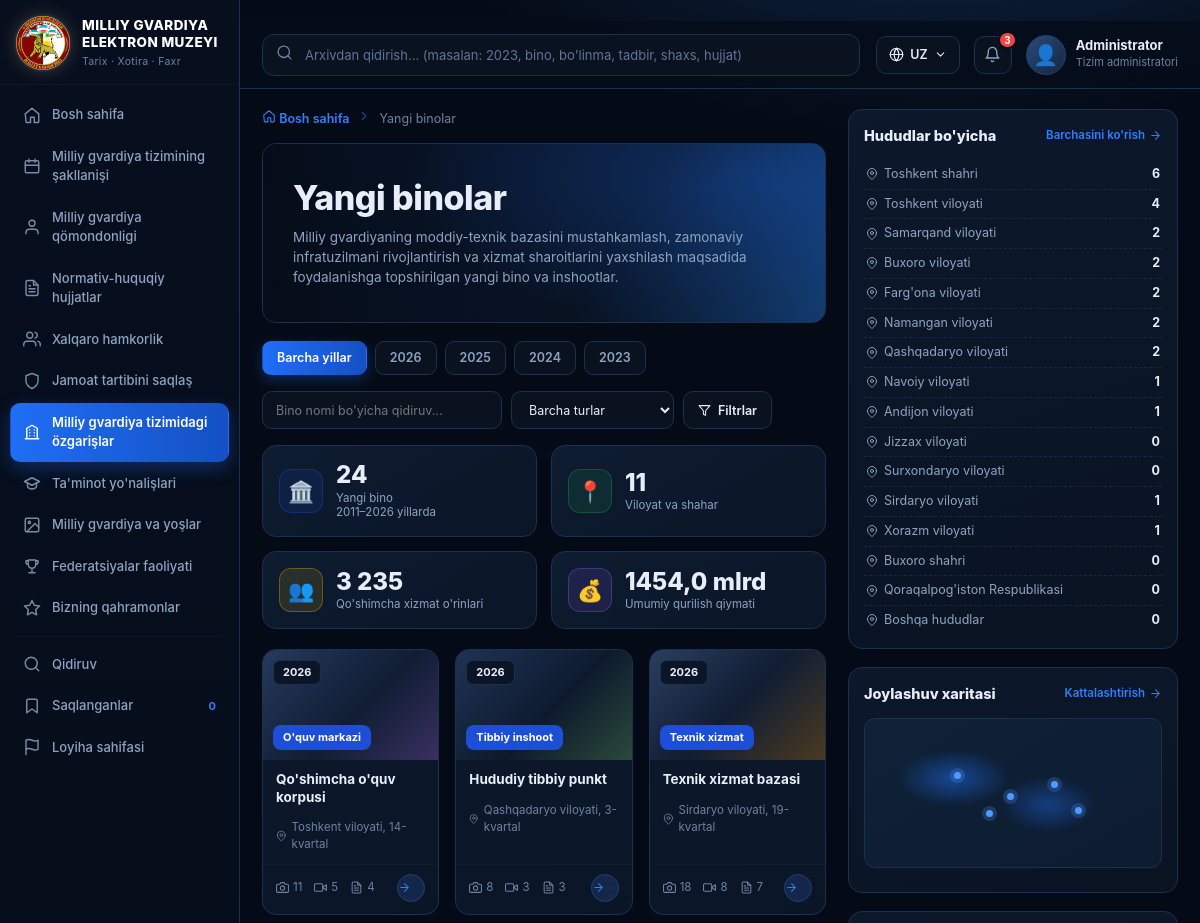
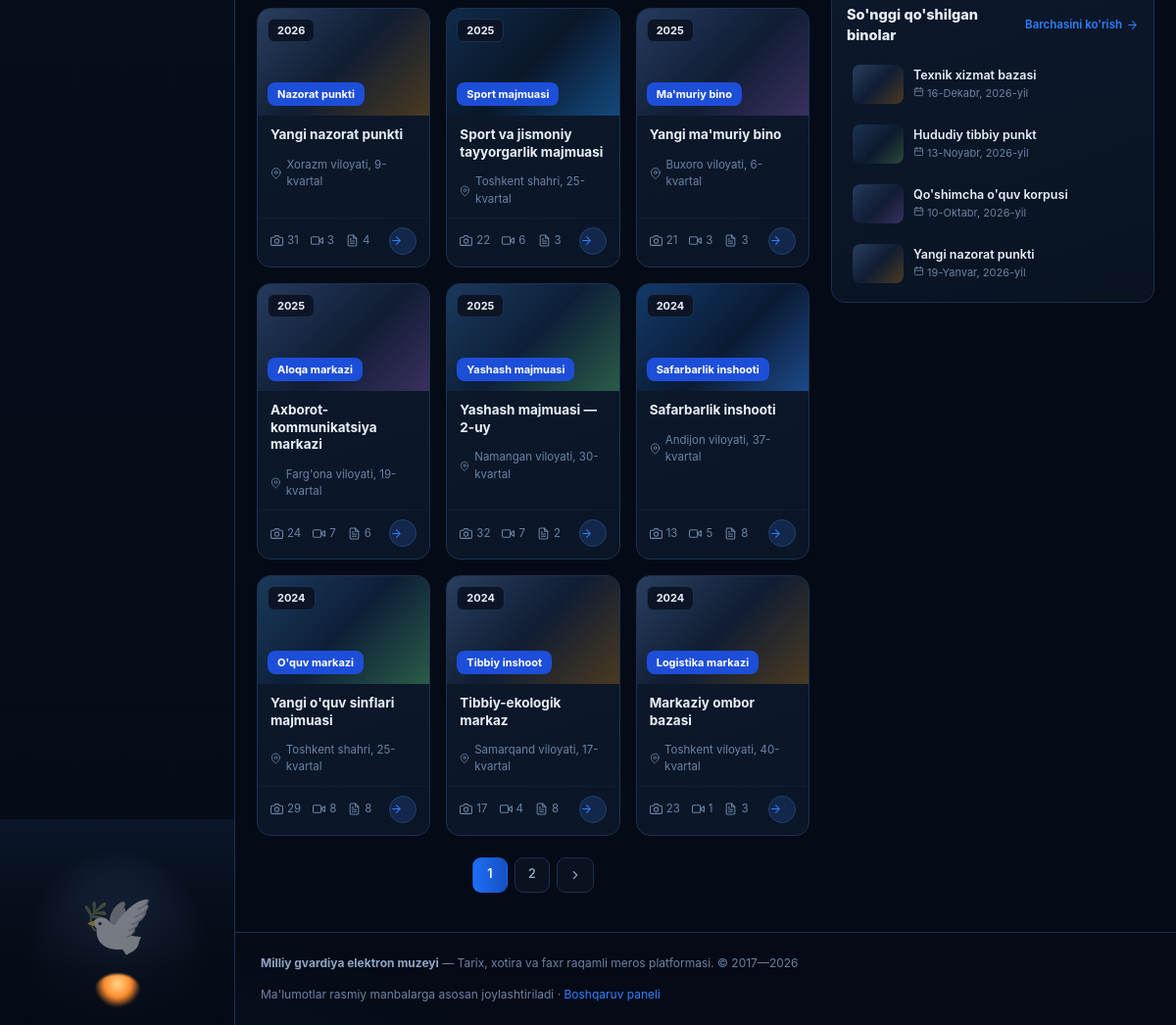
Screenshot of /binolar/ with the database file from the repository (2 pictures, top to bottom).
### core/models.py (models this page shows, shortened)
class TimeStampedModel(models.Model):
    created_at = models.DateTimeField("Yaratilgan sana", auto_now_add=True)
    updated_at = models.DateTimeField("Yangilangan sana", auto_now=True)
    class Meta:
        abstract = True

class Direction(TimeStampedModel):
    number = models.PositiveIntegerField("Raqam", unique=True)
    title = models.CharField("Nomi", max_length=255)
    description = models.TextField("Tavsif", blank=True)
    icon = models.CharField("Belgi (svg nomi)", max_length=40, default="star")
    url = models.CharField(
        "Havola (URL nomi)", max_length=100, blank=True, default="core:yonalishlar",
    )
    class Meta:
        verbose_name = "Yo'nalish"
        verbose_name_plural = "Yo'nalishlar"
        ordering = ["number"]

class Building(TimeStampedModel):
    BUILDING_TYPES = [
        ("mamuriy", "Ma'muriy bino"),
        ("quv_markaz", "O'quv markazi"),
        ("yashash", "Yashash majmuasi"),
        ("tibbiy", "Tibbiy inshoot"),
        ("bolinma", "Bo'linma binosi"),
        ("logistika", "Logistika markazi"),
        ("aloqa", "Aloqa markazi"),
        ("sport", "Sport majmuasi"),
        ("safarbarlik", "Safarbarlik inshooti"),
        ("nazorat", "Nazorat punkti"),
        ("texnik", "Texnik xizmat"),
    ]
    title = models.CharField("Bino nomi", max_length=255)
    slug = models.SlugField(max_length=280, unique=True, blank=True)
    building_type = models.CharField("Turi", max_length=40, choices=BUILDING_TYPES, default="mamuriy")
    year = models.PositiveIntegerField("Topshirilgan yil", default=2023)
    handover_date = models.DateField("Topshirilgan sana", null=True, blank=True)
    address = models.CharField("Manzil", max_length=255, blank=True)
    region = models.ForeignKey(
        Region, verbose_name="Hudud", on_delete=models.SET_NULL, null=True, blank=True,
        related_name="buildings",
    )
    department = models.ForeignKey(
        Department, verbose_name="Tegishli bo'linma", on_delete=models.SET_NULL,
        null=True, blank=True, related_name="buildings",
    )
    area_m2 = models.PositiveIntegerField("Bino maydoni, m²", default=0)
    cost = models.DecimalField("Qurilish qiymati, mlrd so'm", max_digits=12, decimal_places=2, default=0)
    capacity = models.PositiveIntegerField("Xizmat o'rinlari", default=0)
    description = models.TextField("Tavsif", blank=True)
    image = models.ImageField("Asosiy rasm", upload_to="buildings/", blank=True)
    photo_count = models.PositiveIntegerField("Foto", default=0)
    video_count = models.PositiveIntegerField("Video", default=0)
    doc_count = models.PositiveIntegerField("Hujjat", default=0)
    views = models.PositiveIntegerField("Ko'rishlar", default=0)
    is_active = models.BooleanField("Foydalanishga topshirilgan", default=True)
    order = models.PositiveIntegerField("Tartib", default=0)
    class Meta:
        verbose_name = "Yangi bino"
        verbose_name_plural = "Yangi binolar"
        ordering = ["-year", "order", "title"]
    def get_absolute_url(self):
        return reverse("core:bino_detail", kwargs={"slug": self.slug})

class Region(models.Model):
    name = models.CharField("Nomi", max_length=120, unique=True)
    slug = models.SlugField(max_length=140, unique=True, blank=True)
    order = models.PositiveIntegerField("Tartib", default=0)
    is_other = models.BooleanField("Boshqa hududlar", default=False)
    class Meta:
        verbose_name = "Hudud"
        verbose_name_plural = "Hududlar"
        ordering = ["order", "name"]

### core/views.py (the view)
# urls.py: path("binolar/", views.binolar, name="binolar"),
def binolar(request):
    qs = Building.objects.all()
    year = request.GET.get("yil")
    years = list(Building.objects.values_list("year", flat=True).distinct().order_by("-year"))
    active_year = int(year) if year and str(year).isdigit() else None
    if active_year:
        qs = qs.filter(year=active_year)
    turi = request.GET.get("tur")
    if turi:
        qs = qs.filter(building_type=turi)
    q = request.GET.get("q", "").strip()
    if q:
        qs = qs.filter(Q(title__icontains=q) | Q(address__icontains=q))
    ctx = {
        "active": "binolar",
        "page": _page(request, qs),
        "years": years,
        "active_year": active_year,
        "buildings_total": Building.objects.count(),
        "regions_count": Building.objects.values("region").distinct().count(),
        "capacity_total": sum(b.capacity for b in Building.objects.all()),
        "cost_total": sum(b.cost for b in Building.objects.all()),
        "regions": _regions_with_counts(Building),
        "latest": Building.objects.order_by("-handover_date")[:4],
        "types": Building.BUILDING_TYPES,
        "q": q,
        "turi": turi,
    }
    return render(request, "core/binolar.html", ctx)

### core/context_processors.py (called while the page is built)
def site_globals(request):
    menu = [{"name": "Bosh sahifa", "url": "core:home", "icon": "home"}]
    for direction in Direction.objects.all().order_by("number"):
        menu.append(
            {
                "name": direction.title,
                "url": direction.url or "core:yonalishlar",
                "icon": direction.icon or "star",
            }
        )
    if not request.session.session_key:
        request.session.create()
    bookmark_count = Bookmark.objects.filter(
        session_key=request.session.session_key
    ).count()
    return {
        "MENU": menu,
        "DIRECTIONS": Direction.objects.all()[:10],
        "DEPARTMENT_LIST": Department.objects.all()[:20],
        "BOOKMARK_COUNT": bookmark_count,
        "SITE_TITLE": "Milliy gvardiya elektron muzeyi",
        "MEDIA_URL": settings.MEDIA_URL,
    }

### core/templatetags/mg_tags.py (called while the page is built)
@register.filter
def gradient(value):
    key = str(value or "mg")
    idx = int(hashlib.md5(key.encode()).hexdigest(), 16) % len(GRADIENTS)
    return GRADIENTS[idx]

@register.inclusion_tag("includes/icon.html", takes_context=True)
def svg(context, name, size=18):
    return {"path": ICONS.get(name, ""), "size": size}

@register.filter
def split(value, sep=" "):
    if value is None:
        return []
    return str(value).split(sep)

### core/views.py (called while the page is built)
def _page(request, qs, per_page=PER_PAGE):
    paginator = Paginator(qs, per_page)
    page_number = request.GET.get("page") or 1
    return paginator.get_page(page_number)

def _regions_with_counts(model):
    regions = Region.objects.all()
    rows = []
    for r in regions:
        rows.append({"name": r.name, "count": model.objects.filter(region=r).count(), "is_other": r.is_other})
    return rows

### core/templates/core/binolar.html (shortened to what this page needs)
{% extends "base.html" %}
{% load mg_tags humanize %}
{% block breadcrumb %}
<nav class="breadcrumb">
  <a href="{% url 'core:home' %}">{% svg 'home' 13 %} Bosh sahifa</a>
  <span class="breadcrumb__sep">{% svg 'chev' 12 %}</span>
  <span>Yangi binolar</span>
</nav>
{% endblock %}
{% block content %}
<section class="hero">
  <h1 class="page-title">Yangi binolar</h1>
  <p class="page-sub">Milliy gvardiyaning moddiy-texnik bazasini mustahkamlash, zamonaviy infratuzilmani rivojlantirish va xizmat sharoitlarini yaxshilash maqsadida foydalanishga topshirilgan yangi bino va inshootlar.</p>
</section>
<div class="chips">
  <a class="chip{% if not active_year %} is-active{% endif %}" href="?">Barcha yillar</a>
  {% for y in years %}
    <a class="chip{% if y == active_year %} is-active{% endif %}" href="?yil={{ y }}">{{ y }}</a>
  {% endfor %}
</div>
<div class="toolbar">
  <form method="get" style="display:flex;gap:9px;flex-wrap:wrap">
    <input type="search" name="q" value="{{ q }}" placeholder="Bino nomi bo'yicha qidiruv...">
    <select name="tur">
      <option value="">Barcha turlar</option>
    </select>
    <button class="btn" type="submit">{% svg 'filter' 13 %} Filtrlar</button>
  </form>
</div>
<div class="stats">
  <div class="stat">
    <div class="stat__icon" style="background:#1d4ed822;border:1px solid #1d4ed855">🏛️</div>
    <div><div class="stat__value">{{ buildings_total }}</div><div class="stat__label">Yangi bino<br>2011–2026 yillarda</div></div>
  </div>
  <div class="stat">
    <div class="stat__icon" style="background:#16a34a22;border:1px solid #16a34a55">📍</div>
    <div><div class="stat__value">{{ regions_count }}</div><div class="stat__label">Viloyat va shahar</div></div>
  </div>
  <div class="stat">
    <div class="stat__icon" style="background:#eab30822;border:1px solid #eab30855">👥</div>
    <div><div class="stat__value">{{ capacity_total|intcomma }}</div><div class="stat__label">Qo'shimcha xizmat o'rinlari</div></div>
  </div>
  <div class="stat">
    <div class="stat__icon" style="background:#8b5cf622;border:1px solid #8b5cf655">💰</div>
    <div><div class="stat__value">{{ cost_total|floatformat:1 }} mlrd</div><div class="stat__label">Umumiy qurilish qiymati</div></div>
  </div>
</div>
<div class="grid grid--4">
  {% for b in page %}
  <a class="card" href="{{ b.get_absolute_url }}">
    <div class="card__media">
      <div class="ph" style="background:{% if b.image %}url('{{ b.image.url }}') center/cover{% else %}{{ b.title|gradient }}{% endif %}"></div>
      <span class="card__year">{{ b.year }}</span>
      <span class="card__type" style="background:#1d4ed8">{{ b.get_building_type_display }}</span>
    </div>
    <div class="card__body">
      <div class="card__title">{{ b.title }}</div>
    </div>
    <div class="card__loc">{% svg 'pin' 12 %} {{ b.address|default:b.region }}</div>
    <div class="card__meta">
      <span>{% svg 'camera' 12 %} {{ b.photo_count }}</span>
      <span>{% svg 'video' 12 %} {{ b.video_count }}</span>
      <span>{% svg 'file' 12 %} {{ b.doc_count }}</span>
      <span class="push card__arrow">{% svg 'arrow' 13 %}</span>
    </div>
  </a>
  {% empty %}
  <div class="empty" style="grid-column:1/-1"><div class="empty__icon">🏗️</div>Bino topilmadi</div>
  {% endfor %}
</div>
{% include "includes/pagination.html" %}
{% endblock %}
{% block rightbar %}
<aside class="rpanel">
  <div class="panel">
    <div class="panel__head">
      <div class="panel__title">Hududlar bo'yicha</div>
      <a class="panel__more" href="?">Barchasini ko'rish {% svg 'arrow' 13 %}</a>
    </div>
    {% for r in regions %}
      <div class="region-row"><span>{% svg 'pin' 12 %} {{ r.name }}</span><b>{{ r.count }}</b></div>
    {% endfor %}
  </div>
  <div class="panel">
    <div class="panel__head">
      <div class="panel__title">Joylashuv xaritasi</div>
      <a class="panel__more" href="?">Kattalashtirish {% svg 'arrow' 13 %}</a>
    </div>
    <div class="map-box" style="height:150px"><div class="map-box__dots">
      <span class="map-box__dot" style="left:30%;top:36%"></span>
      <span class="map-box__dot" style="left:48%;top:50%"></span>
      <span class="map-box__dot" style="left:63%;top:42%"></span>
      <span class="map-box__dot" style="left:41%;top:62%"></span>
      <span class="map-box__dot" style="left:71%;top:60%"></span>
    </div></div>
  </div>
  <div class="panel">
    <div class="panel__head">
      <div class="panel__title">So'nggi qo'shilgan binolar</div>
      <a class="panel__more" href="?">Barchasini ko'rish {% svg 'arrow' 13 %}</a>
    </div>
    <div class="mini-list">
      {% for b in latest %}
      <a class="mini" href="{{ b.get_absolute_url }}">
        <span class="mini__img ph" style="background:{% if b.image %}url('{{ b.image.url }}') center/cover{% else %}{{ b.title|gradient }}{% endif %}"></span>
        <span>
          <div class="mini__title">{{ b.title|truncatechars:38 }}</div>
          <div class="mini__sub">{% svg 'calendar' 11 %} {{ b.handover_date|default:b.year }}</div>
        </span>
      </a>
      {% endfor %}
    </div>
  </div>
</aside>
{% endblock %}

### core/templates/base.html (shortened to what this page needs)
{% load static %}{% load mg_tags %}<!DOCTYPE html>
<html lang="uz">
<head>
  <link rel="stylesheet" href="{% static 'css/style.css' %}">
</head>
<body>
{% if active == 'landing' %}
  {% block landing %}{% endblock %}
{% else %}
<aside class="sidebar" id="sidebar">
  <a class="brand" href="{% url 'core:home' %}">
    <div class="brand__logo"><img src="{% static 'img/ico.png' %}"></div>
    <div class="brand__text">
      <div class="brand__title">Milliy gvardiya<br>elektron muzeyi</div>
      <div class="brand__subtitle">Tarix · Xotira · Faxr</div>
    </div>
  </a>
  <nav class="nav">
    {% for item in MENU %}
      {% with url_name=item.url|split:':' %}
      <a class="nav__item{% if active == url_name.1 %} is-active{% endif %}" href="{% url item.url %}">
        {% svg item.icon %} <span>{{ item.name }}</span>
      </a>
      {% endwith %}
    {% endfor %}
    <div class="nav__divider"></div>
    <a class="nav__item{% if active == 'qidiruv' %} is-active{% endif %}" href="{% url 'core:qidiruv' %}">
      {% svg 'search' %} <span>Qidiruv</span>
    </a>
    <a class="nav__item{% if active == 'saqlanganlar' %} is-active{% endif %}" href="{% url 'core:saqlanganlar' %}">
      {% svg 'bookmark' %} <span>Saqlanganlar</span>
      <span style="margin-left:auto;font-size:11px;font-weight:700;color:var(--accent-2)">{{ BOOKMARK_COUNT }}</span>
    </a>
    <a class="nav__item{% if active == 'landing' %} is-active{% endif %}" href="{% url 'core:landing' %}">
      {% svg 'flag' %} <span>Loyiha sahifasi</span>
    </a>
  </nav>
  <div class="sidebar__memorial" title="Milliy gvardiya xotirasi"></div>
</aside>
<div class="shell">
  <header class="header">
    <form class="search" action="{% url 'core:qidiruv' %}" method="get">
      <span class="search__icon">{% svg 'search' 17 %}</span>
      <input type="search" name="q" value="{{ request.GET.q|default:'' }}" placeholder="Arxivdan qidirish... (masalan: 2023, bino, bo'linma, tadbir, shaxs, hujjat)">
    </form>
    <div class="header__right">
      <button class="lang">{% svg 'globe' 15 %} UZ {% svg 'chevD' 13 %}</button>
      <button class="bell" title="Bildirishnomalar">{% svg 'bell' 17 %}<span class="bell__count">3</span></button>
      <div class="user">
        <div class="user__avatar">👤</div>
        <div class="user__meta">
          <div class="user__name">Administrator</div>
          <div class="user__role">Tizim administratori</div>
        </div>
      </div>
    </div>
  </header>
  <main class="layout{% block layout_class %}{% endblock %}">
    <div>
      {% block breadcrumb %}{% endblock %}
      {% block content %}{% endblock %}
    </div>
    {% block rightbar %}{% endblock %}
  </main>
  <footer class="footer">
    <div><b>Milliy gvardiya elektron muzeyi</b> — Tarix, xotira va faxr raqamli meros platformasi. © 2017—2026</div>
    <div>Ma'lumotlar rasmiy manbalarga asosan joylashtiriladi · <a href="/admin/" class="text-accent">Boshqaruv paneli</a></div>
  </footer>
</div>
{% endif %}
</body>
</html>

### core/templates/includes/icon.html
{% if path %}
<svg width="{{ size|default:18 }}" height="{{ size|default:18 }}" viewBox="0 0 24 24" fill="none" stroke="currentColor" stroke-width="1.9" stroke-linecap="round" stroke-linejoin="round" aria-hidden="true">{{ path|safe }}</svg>
{% else %}
<svg width="{{ size|default:18 }}" height="{{ size|default:18 }}" viewBox="0 0 24 24" fill="none" stroke="currentColor" stroke-width="1.9" stroke-linecap="round" stroke-linejoin="round" aria-hidden="true"><circle cx="12" cy="12" r="9"/></svg>
{% endif %}

### core/templates/includes/pagination.html (shortened to what this page needs)
{% load mg_tags %}{% if page.paginator.num_pages > 1 %}
<nav class="pagination">
  {% for num in page.paginator.page_range %}
    {% if page.number == num %}
      <span class="is-current">{{ num }}</span>
    {% elif num == 1 or num == page.paginator.num_pages or num > page.number|add:'-3' and num < page.number|add:'3' %}
      <a href="?{{ request.GET.urlencode }}&page={{ num }}">{{ num }}</a>
    {% elif num == page.number|add:'-3' or num == page.number|add:'3' %}
      <span>…</span>
    {% endif %}
  {% endfor %}
  {% if page.has_next %}
    <a href="?{{ request.GET.urlencode }}&page={{ page.next_page_number }}">{% svg 'chev' 14 %}</a>
  {% endif %}
</nav>
{% endif %}

### rows the page displays
Direction: url "core:yillar" (drawn), name "Milliy gvardiya tizimining şakllanişi"
Direction: url "core:shaxslar" (drawn), name "Milliy gvardiya qömondonligi"
Direction: url "core:hujjatlar" (drawn), name "Normativ-huquqiy hujjatlar"
Direction: url "core:tadbirlar" (drawn), name "Xalqaro hamkorlik"
Direction: url "core:bolinmalar" (drawn), name "Jamoat tartibini saqlaş"
Direction: url "core:binolar" (drawn), name "Milliy gvardiya tizimidagi özgarişlar"
Direction: url "core:talim" (drawn), name "Ta'minot yo'nalişlari"
Direction: url "core:galereya" (drawn), name "Milliy gvardiya va yoşlar"
Direction: url "core:galabalar" (drawn), name "Federatsiyalar faoliyati"
Direction: url "core:sanalar" (drawn), name "Bizning qahramonlar"
Building: year "2026", building_type "O'quv markazi", title "Qo'shimcha o'quv korpusi", {{ size|default:18 }} 12 (drawn), address "Toshkent viloyati, 14-kvartal", photo_count "11", video_count "5", doc_count "4", handover_date "10-Oktabr, 2026-yil"
Building: year "2026", building_type "Tibbiy inshoot", title "Hududiy tibbiy punkt", {{ size|default:18 }} 12 (drawn), address "Qashqadaryo viloyati, 3-kvartal", photo_count "8", video_count "3", doc_count "3", {{ size|default:18 }} 11 (drawn), handover_date "13-Noyabr, 2026-yil"
Building: year "2026", building_type "Texnik xizmat", title "Texnik xizmat bazasi", {{ size|default:18 }} 12 (drawn), address "Sirdaryo viloyati, 19-kvartal", photo_count "18", video_count "8", doc_count "7", {{ size|default:18 }} 11 (drawn), handover_date "16-Dekabr, 2026-yil"
Building: year "2026", building_type "Nazorat punkti", title "Yangi nazorat punkti", {{ size|default:18 }} 12 (drawn), address "Xorazm viloyati, 9-kvartal", photo_count "31", video_count "3", doc_count "4", {{ size|default:18 }} 11 (drawn), handover_date "19-Yanvar, 2026-yil"
Building: year "2025", building_type "Sport majmuasi", title "Sport va jismoniy tayyorgarlik majmuasi", {{ size|default:18 }} 12 (drawn), address "Toshkent shahri, 25-kvartal", photo_count "22", video_count "6", doc_count "3"
Building: year "2025", building_type "Ma'muriy bino", title "Yangi ma'muriy bino", {{ size|default:18 }} 12 (drawn), address "Buxoro viloyati, 6-kvartal", photo_count "21", video_count "3", doc_count "3"
Building: year "2025", building_type "Aloqa markazi", title "Axborot-kommunikatsiya markazi", {{ size|default:18 }} 12 (drawn), address "Farg'ona viloyati, 19-kvartal", photo_count "24", video_count "7", doc_count "6"
Building: year "2025", building_type "Yashash majmuasi", title "Yashash majmuasi — 2-uy", {{ size|default:18 }} 12 (drawn), address "Namangan viloyati, 30-kvartal", photo_count "32", video_count "7", doc_count "2"
Building: year "2024", building_type "Safarbarlik inshooti", title "Safarbarlik inshooti", {{ size|default:18 }} 12 (drawn), address "Andijon viloyati, 37-kvartal", photo_count "13", video_count "5", doc_count "8"
Building: year "2024", building_type "O'quv markazi", title "Yangi o'quv sinflari majmuasi", {{ size|default:18 }} 12 (drawn), address "Toshkent shahri, 25-kvartal", photo_count "29", video_count "8", doc_count "8"
Building: year "2024", building_type "Tibbiy inshoot", title "Tibbiy-ekologik markaz", {{ size|default:18 }} 12 (drawn), address "Samarqand viloyati, 17-kvartal", photo_count "17", video_count "4", doc_count "8"
Building: year "2024", building_type "Logistika markazi", title "Markaziy ombor bazasi", {{ size|default:18 }} 12 (drawn), address "Toshkent viloyati, 40-kvartal", photo_count "23", video_count "1", doc_count "3"
Region: name "Toshkent shahri"
Region: name "Toshkent viloyati"
Region: name "Samarqand viloyati"
Region: name "Buxoro viloyati"
Region: name "Farg'ona viloyati"
Region: name "Namangan viloyati"
Region: name "Qashqadaryo viloyati"
Region: name "Navoiy viloyati"
Region: name "Andijon viloyati"
Region: name "Jizzax viloyati"
Region: name "Surxondaryo viloyati"
Region: name "Sirdaryo viloyati"
Region: name "Xorazm viloyati"
Region: name "Buxoro shahri"
Region: name "Qoraqalpog'iston Respublikasi"
Region: name "Boshqa hududlar"

### other values shown
{{ item.name }} "Bosh sahifa"
{{ BOOKMARK_COUNT }} "0"
{{ y }} "2026" "2025" "2024" "2023"
{{ buildings_total }} "24"
{{ regions_count }} "11"
{{ capacity_total|intcomma }} "3 235"
{{ cost_total|floatformat:1 }} "1454,0"
{{ num }} "1"
{{ num }} "2"
{{ r.count }} "6" "4" "2" "2" "2" "2" "2" "1" "1" "0" "0" "1" "1" "0" "0" "0"
